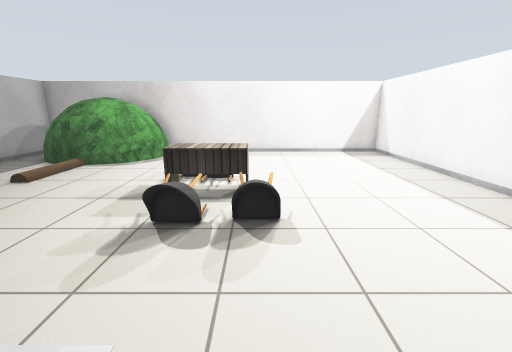
View 1 (above)

13 first-person views from a walk through a Gazebo world. The camera is 1.2 m above the floor, tilts 14° down and sees 90° across. The floor is counted in squares, 0.5 m on a side. Each view is taken from the middle of a square. On the plan, view 1 faces up. The plan holds only what a view shows up to about 17 squares ahead; the rest is blank. Simple patterns stand in for the simulator's built-in surfaces. Simple shapes stand in for some stock models. Some surface patterns are stand-ins.

View 2
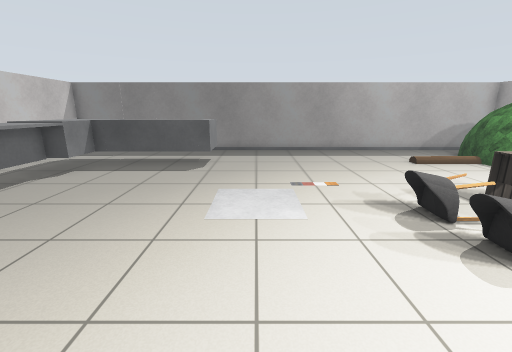

View 3
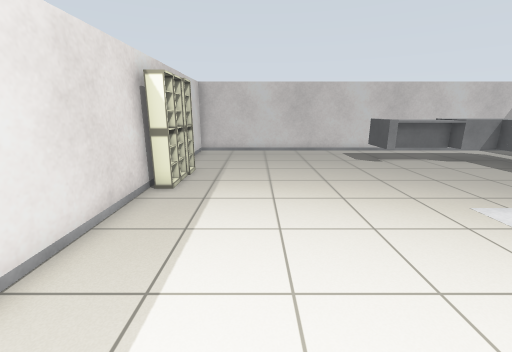

View 4
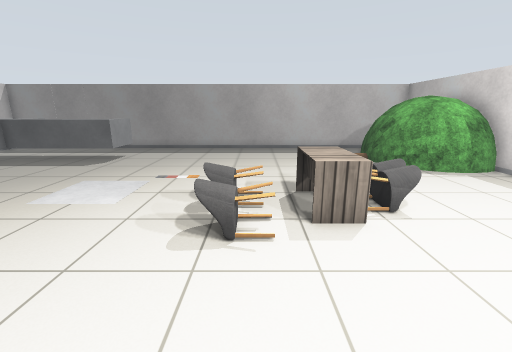

View 5
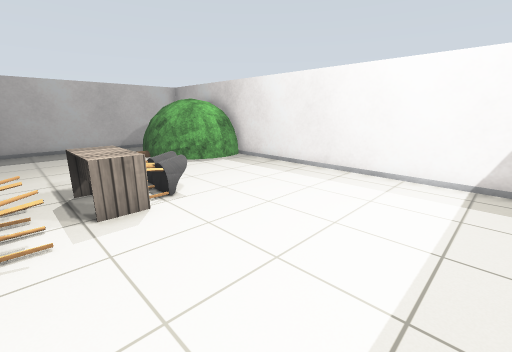

View 6
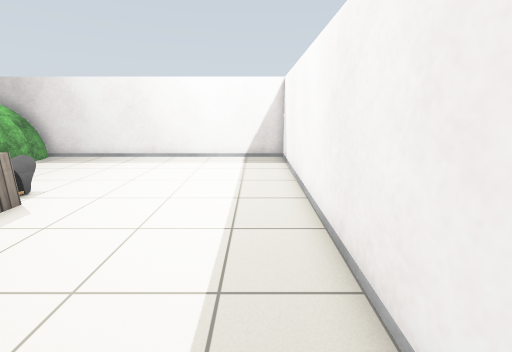

View 7
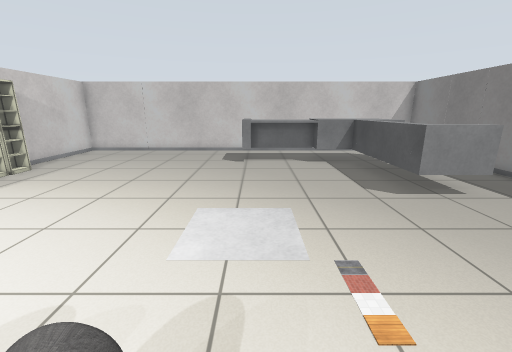

View 8
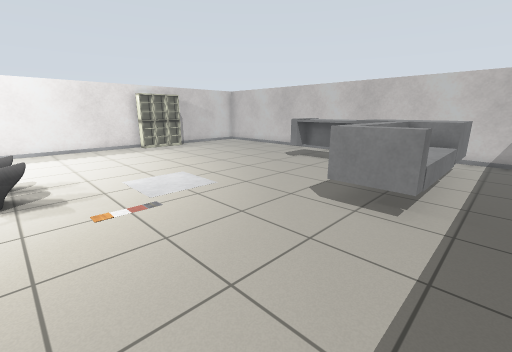

View 9
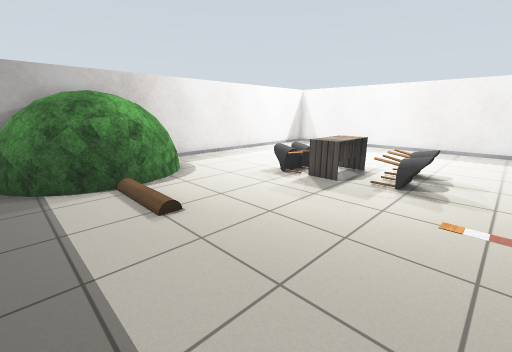

View 10
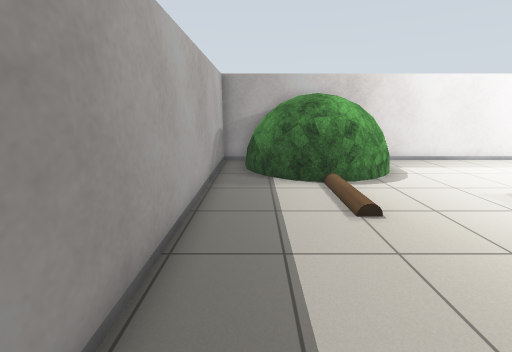

View 11
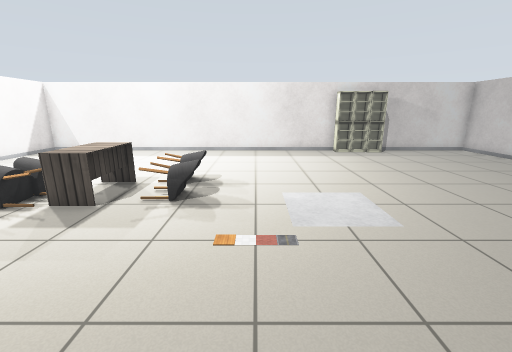

View 12
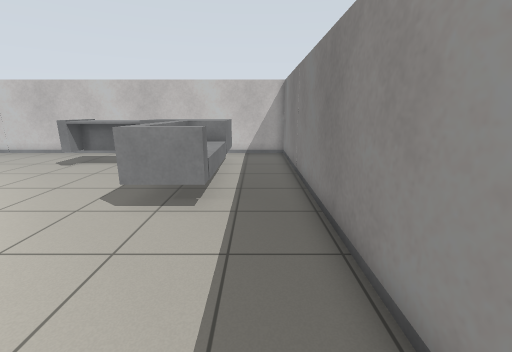

View 13
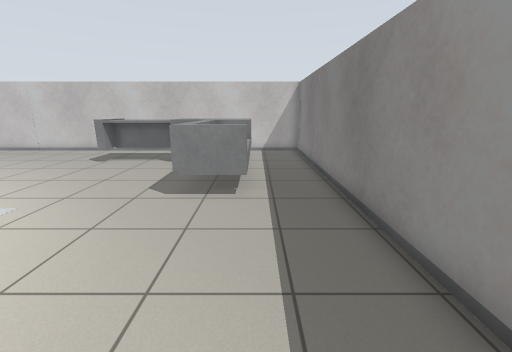

### Floor plan
Key: @ floor where view 1 was taken; # wall or solid block; . floor; T tree; C chair; E desk; H thing the floor can be seen under or through; B grey box; S shelf.
Columns run from 13 left of view 1 to 8 right of it. Each row starts with its distance up from view 1.
 16 ##TTTTTT##############
 15 #.TTT TTT............#
 14 #.TTTTTTT............#
 13 #.TTTTTT.............#
 12 #..TTTT..............#
 11 #....................#
 10 #.........CCC........#
  9 #.........CCC........#
  8 #..........EE........#
  7 #..........EE........#
  6 #..........CCC.......#
  5 #..........CCC.......#
  4 #....................#
  3 #....................#
  2 #....................#
  1 #....................#
  0 #............@.......#
 -1 #...HH...............#
 -2 #...BH..............S#
 -3 #...BH..............S#
 -4 #...BH..............S#
 -5 #...BH...............#
 -6 #...HH...............#
 -7 #...BBBBBBB..........#
 -8 #...BBBBBBB..........#
 -9 #....................#
-10 #....................#
-11 ######################

Positions as (right, up) in squares from view 1, and headings:
1: (0, 0), facing up
2: (4, 1), facing left
3: (4, 6), facing down
4: (5, 6), facing left
5: (6, 6), facing up-left
6: (6, 2), facing up
7: (-3, 6), facing down
8: (-11, 5), facing down-right
9: (-11, 3), facing up-right
10: (-11, 3), facing up
11: (-9, 3), facing right
12: (-11, 5), facing down
13: (-10, 6), facing down
